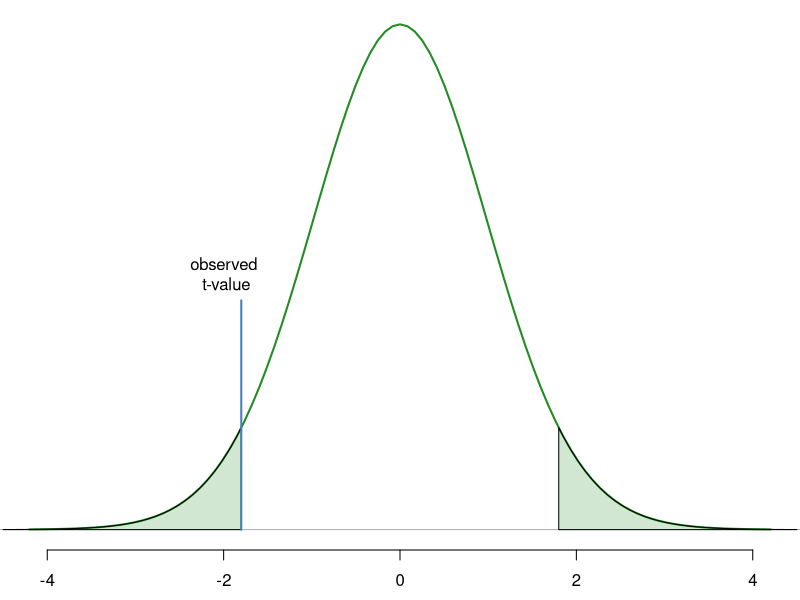
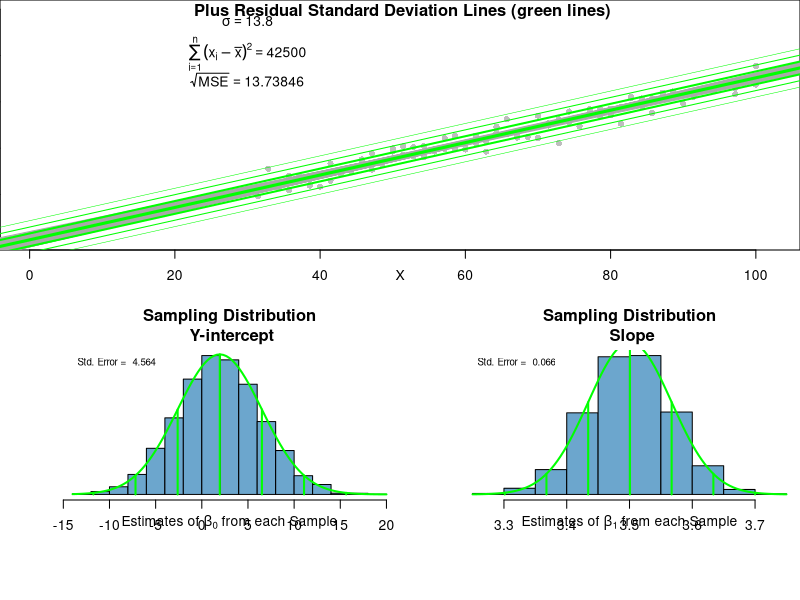

These figures' R source, in order:
## ---- chunk 1
par(mgp=c(1,1,0), mai=c(.5,0,0,0))
curve(dt(x, 48), from=-4.2, to=4.2, yaxt='n', lwd=2, col="forestgreen", bty='n', ylab="", xlab="", ylim=c(0,.4))
abline(h=0, col="darkgray")
myxlo <- seq(-4.5,-1.8,.01)
myxhi <- seq(1.8,4.5,.01)
polygon(c(myxlo,rev(myxlo)), c(dt(myxlo,48),rep(0,length(myxlo))), col=rgb(.133,.545,.133,.2))
lines(c(-1.8,-1.8), c(0,dt(-1.8,48)+.1), col="steelblue", lwd=2)
text(-2,dt(-1.8,48)+.1, "observed\n t-value", pos=3, cex=1)
polygon(c(myxhi,rev(myxhi)), c(dt(myxhi,48),rep(0,length(myxhi))), col=rgb(.133,.545,.133,.2))
## ---- chunk 2
## Simulation to Show relationship between Standard Errors

##-----------------------------------------------
## Edit anything in this area... 

n <- 100 #sample size
Xstart <- 30 #lower-bound for x-axis
Xstop <- 100 #upper-bound for x-axis

beta_0 <- 2 #choice of true y-intercept
beta_1 <- 3.5 #choice of true slope
sigma <- 13.8 #choice of st. deviation of error terms

## End of Editable area.
##-----------------------------------------------


# Create X, which will be used in the next R-chunk.
X <- rep(seq(Xstart,Xstop, length.out=n/2), each=2) 

## After playing this chunk, play the next chunk as well.
## ---- chunk 3
N <- 5000 #number of times to pull a random sample
storage_b0 <- storage_b1 <- storage_rmse <- rep(NA, N)
for (i in 1:N){
  Y <- beta_0 + beta_1*X + rnorm(n, 0, sigma) #Sample Y from true model
  mylm <- lm(Y ~ X)
  storage_b0[i] <- coef(mylm)[1]
  storage_b1[i] <- coef(mylm)[2]
  storage_rmse[i] <- summary(mylm)$sigma
}


layout(matrix(c(1,1,2,3), 2, 2, byrow = TRUE), widths=c(2,2), heights=c(3,3))

Ystart <- 0 #min(0,min(Y)) 
Ystop <- 500 #max(max(Y), 0)
Yrange <- Ystop - Ystart

plot(Y ~ X, xlim=c(min(0,Xstart-2), max(0,Xstop+2)), 
     ylim=c(Ystart, Ystop), pch=16, col="gray",
     main="Regression Lines from many Samples (gray lines) \n Plus Residual Standard Deviation Lines (green lines)")
text(Xstart, Ystop, bquote(sigma == .(sigma)), pos=1)
text(Xstart, Ystop-.1*Yrange, bquote(sum ((x[i]-bar(x))^2, i==1, n) == .(var(X)*(n-1))), pos=1)
text(Xstart, Ystop-.25*Yrange, bquote(sqrt(MSE) == .(mean(storage_rmse))), pos=1)


for (i in 1:N){
  abline(storage_b0[i], storage_b1[i], col="darkgray")  
}
abline(beta_0, beta_1, col="green", lwd=3)
abline(beta_0+sigma, beta_1, col="green", lwd=2)
abline(beta_0-sigma, beta_1, col="green", lwd=2)
abline(beta_0+2*sigma, beta_1, col="green", lwd=1)
abline(beta_0-2*sigma, beta_1, col="green", lwd=1)
abline(beta_0+3*sigma, beta_1, col="green", lwd=.5)
abline(beta_0-3*sigma, beta_1, col="green", lwd=.5)

par(mai=c(1,.6,.5,.01))

  addnorm <- function(m,s, col="firebrick"){
    curve(dnorm(x, m, s), add=TRUE, col=col, lwd=2)
    lines(c(m,m), c(0, dnorm(m,m,s)), lwd=2, col=col)
    lines(rep(m-s,2), c(0, dnorm(m-s, m, s)), lwd=2, col=col)
    lines(rep(m-2*s,2), c(0, dnorm(m-2*s, m, s)), lwd=2, col=col)
    lines(rep(m-3*s,2), c(0, dnorm(m-3*s, m, s)), lwd=2, col=col)
    lines(rep(m+s,2), c(0, dnorm(m+s, m, s)), lwd=2, col=col)
    lines(rep(m+2*s,2), c(0, dnorm(m+2*s, m, s)), lwd=2, col=col)
    lines(rep(m+3*s,2), c(0, dnorm(m+3*s, m, s)), lwd=2, col=col)
    legend("topleft", legend=paste("Std. Error = ", round(s,3)), cex=0.7, bty="n")
  }

  h0 <- hist(storage_b0, 
             col="skyblue3", 
             main="Sampling Distribution\n Y-intercept",
             xlab=expression(paste("Estimates of ", beta[0], " from each Sample")),
             freq=FALSE, yaxt='n', ylab="")
  m0 <- mean(storage_b0)
  s0 <- sd(storage_b0)
  addnorm(m0,s0, col="green")
  
  h1 <- hist(storage_b1, 
             col="skyblue3", 
             main="Sampling Distribution\n Slope",
             xlab=expression(paste("Estimates of ", beta[1], " from each Sample")),
             freq=FALSE, yaxt='n', ylab="")
  m1 <- mean(storage_b1)
  s1 <- sd(storage_b1)
  addnorm(m1,s1, col="green")



